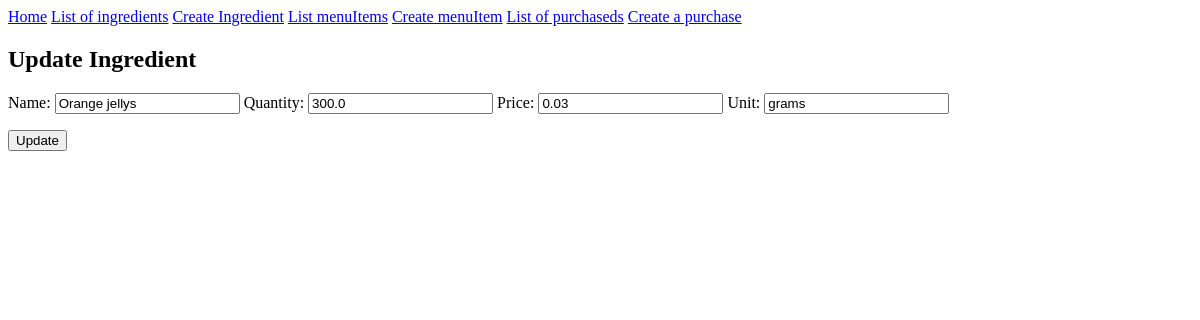
/1/update, run on the app's committed database.
### inventory/models.py (models this page shows, shortened)
class Ingredient(models.Model):
    name = models.CharField(max_length=20)
    quantity = models.FloatField(default=0)
    price = models.FloatField(default=0)
    unit = models.CharField(max_length=10, blank=True)

### inventory/views.py (the view)
# urls.py: path('<pk>/update', views.updateIngredient.as_view(), name="updateIngredient"),
class updateIngredient(UpdateView):
  model = Ingredient
  form_class = ingredientsCreateForm
  template_name = "inventory/update_ingredient.html"

### inventory/forms.py
class ingredientsCreateForm(forms.ModelForm):
    class Meta:
        model = Ingredient
        fields = "__all__"

### inventory/templates/inventory/update_ingredient.html (shortened to what this page needs)
{% extends 'inventory/base.html' %}
{% load static %}
{% block head %}
<link rel="stylesheet" href="{% static 'inventory/style.css' %}">
{% endblock %}
{% block content %}
<h2>Update Ingredient</h2>
<form method="post">
  <p>{{ form }}</p>
  <input type="submit" value="Update" />
</form>
{% endblock %}

### data on the page
Ingredient: name "Orange jellys", quantity "300.0", price "0.03", unit "grams"
